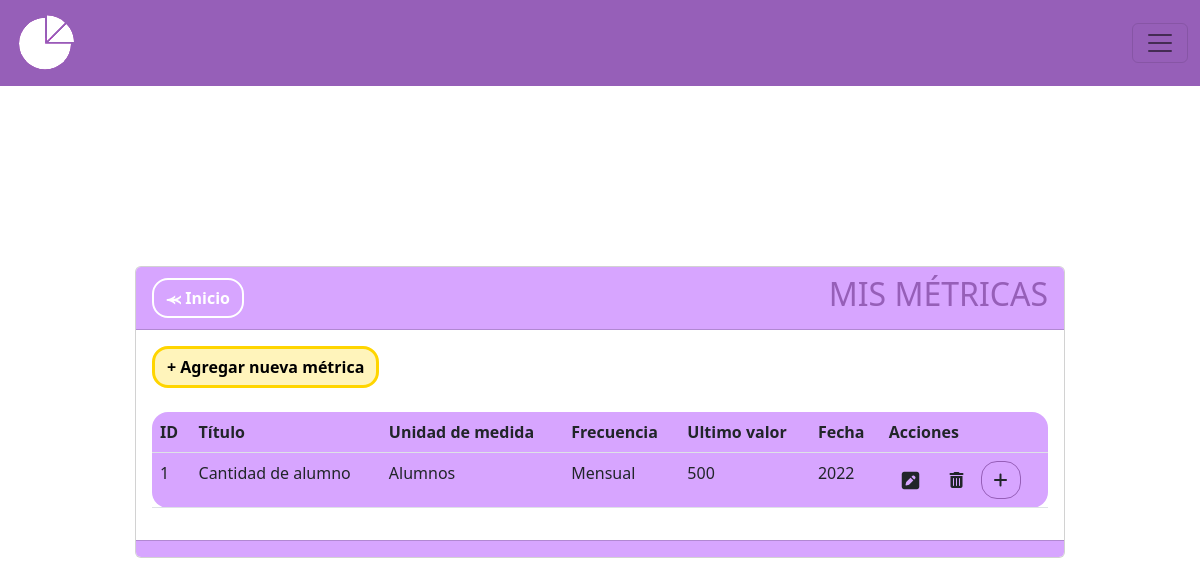
Page /metricas on the earlier database version.
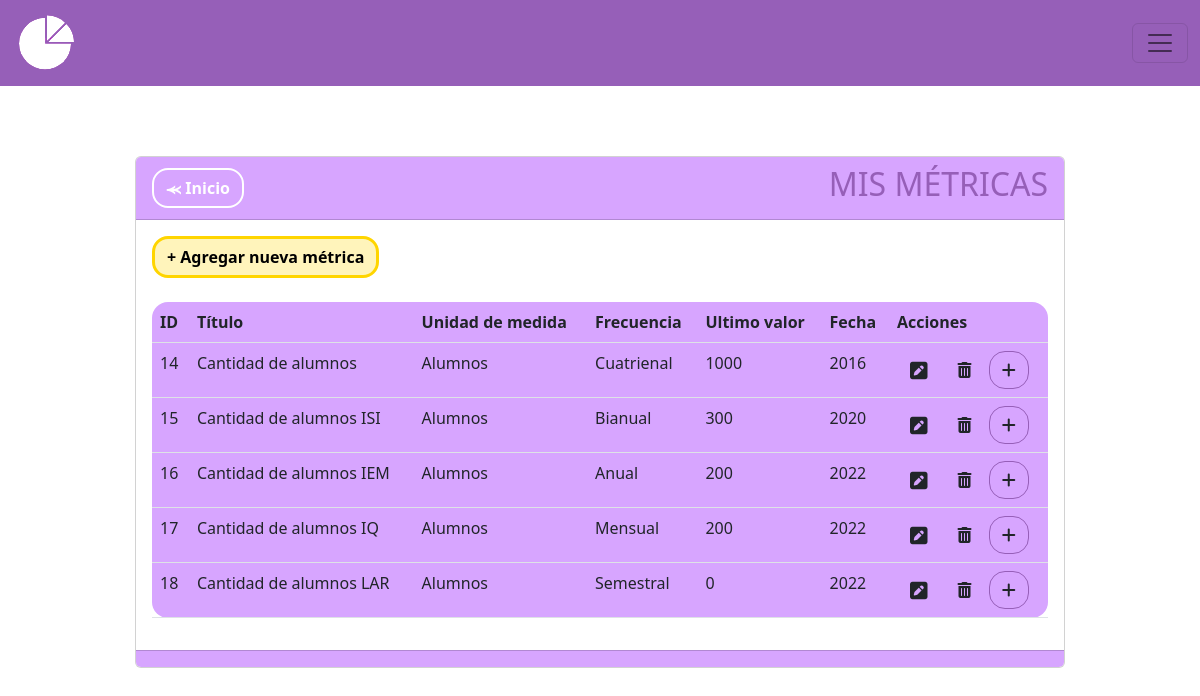
Same page on the later database version.
### MIReApp/models.py (models this page shows, shortened)
class Metrica(models.Model):
    id = models.AutoField(primary_key=True)
    titulo = models.CharField(max_length=100,
                              verbose_name='Título',
                              unique= True,
                              validators= [
                                  RegexValidator(regex= r'^[a-zA-Z\s]*$',
                                                 message="El nombre no puede contener caracteres especiales.",
                                                 code='invalid_nombre')
                              ])
    descripcion = models.TextField(max_length=100, verbose_name='Descripción', blank=True, null=True)
    unidad_medida = models.CharField(max_length=100,
                                        verbose_name='Unidad de Medida',
                                        validators= [
                                            RegexValidator(regex= r'^[a-zA-Z\s]*$',
                                                            message="La unidad de medida no puede contener caracteres especiales",
                                                            code='invalid_nombre')
                                        ])
    valor = models.IntegerField(verbose_name='Valor', validators=[MinValueValidator(0, message="El valor no puede ser negativo")], default=0)
    frecuencia = models.CharField(max_length=10, choices=FRECUENCIAS)
    year = models.PositiveIntegerField(
        verbose_name='Ingrese año:',
        validators=[validate_year]
    )
    month = models.CharField(max_length=10, verbose_name='Ingrese mes:', choices=MESES, blank=True, null=True)
    semestral = models.CharField(max_length=15, verbose_name='Ingrese semestre:', choices=SEMESTRES, blank=True, null=True,)
    year2 = models.PositiveIntegerField(
        blank=True,
        null=True,
        verbose_name='Segundo año',
    )

### MIReApp/views.py (the view)
# urls.py: path('metricas', views.metricas, name='metricas'),
def metricas(request):
    metricas = Metrica.objects.all()
    ultimos_valores = list()
    for u in metricas:
        if HistorialMetrica.objects.filter(metrica=u.id).order_by('año_historico'):
            t = list(HistorialMetrica.objects.filter(metrica=u.id).order_by('año_historico'))[-1]
            u.valor = str(t.valor_historico)
            u.year = str(t.año_historico)
    return render(request, 'metricas/index.html', {'metrica': metricas})

### MIReApp/templates/metricas/index.html (shortened to what this page needs)
{% extends "base.html" %}
{% block contenido %}
<center>
    <link rel="stylesheet" href="https://cdnjs.cloudflare.com/ajax/libs/font-awesome/6.4.2/css/all.min.css">
    <div class="col-md-10 card" style="text-align: left;">
        <div class="card-header" style="background-color: #D7A5FF;">
            <div style="display: flex; justify-content: space-between; align-items: center;">
                <span><a href="{% url 'inicio' %}" class="btn btn-secondary rounded-4 fw-bold" style="background-color: transparent; color: #ffff;border-color: #ffff;border-width: 2px;">⪻ Inicio</a></span>
                <span><h2 style="color: #965FB8">MIS MÉTRICAS</h2></span>
            </div>
        </div>
        <div class="card-body">
            <a name="" id="" class="btn fw-bold rounded-4" style="background-color: #fff4bb;color: #000000;border-color: #ffd500;border-width: 3px;" href="{% url 'crear' %}">+ Agregar nueva métrica</a>
            <br>
            <br>
            <div class="table-responsive">
                <table class="table rounded-4" style="background-color: #D7A5FF;">
                    <thead>
                        <tr>
                            <th scope="col">ID</th>
                            <th scope="col">Título</th>
                            <th scope="col">Unidad de medida</th>
                            <th scope="col">Frecuencia</th>
                            <th scope="col">Ultimo valor</th>
                            <th scope="col">Fecha</th>
                            <th scope="col">Acciones</th>
                        </tr>
                    </thead>
                    <tbody>
                        {% for metri in metrica %}
                        <tr class="">
                            <td scope="row">{{ metri.id }}</td>
                            <td>{{ metri.titulo }}</td>
                            <td>{{ metri.unidad_medida }}</td>
                            <td>{{ metri.frecuencia }}</td>
                            <td>{{ metri.valor }}</td>
                            <td>{{ metri.year }}</td>
                            <td>
                                <a name="" id="" class="btn" href="{% url 'editar' metri.id %}"><i class="fa-solid fa-square-pen fa-lg"></i></a>
                                <a name="" id="" class="btn" href="{% url 'eliminar' metri.id %}" role="button"><i class="fa-solid fa-trash-can"></i></a>
                                <a name="" id="" class="btn rounded-4" style="border-color: #965FB8" href="{% url 'historial_metrica' metri.id %}"><i class="fa-solid fa-plus"></i></a>
                            </td>
                        </tr>
                        {% endfor %}
                    </tbody>
                </table>
            </div>
        </div>
        <div class="card-footer text-muted" style="background-color: #D7A5FF;">
        </div>
    </div>
</center>
{% endblock %}

Differences in the rows shown:
removed Metrica: id "1", titulo "Cantidad de alumno", unidad_medida "Alumnos", frecuencia "Mensual", valor "500", year "2022"
added Metrica: id "14", titulo "Cantidad de alumnos", unidad_medida "Alumnos", frecuencia "Cuatrienal", valor "1000", year "2016"
added Metrica: id "15", titulo "Cantidad de alumnos ISI", unidad_medida "Alumnos", frecuencia "Bianual", valor "300", year "2020"
added Metrica: id "16", titulo "Cantidad de alumnos IEM", unidad_medida "Alumnos", frecuencia "Anual", valor "200", year "2022"
added Metrica: id "17", titulo "Cantidad de alumnos IQ", unidad_medida "Alumnos", frecuencia "Mensual", valor "200", year "2022"
added Metrica: id "18", titulo "Cantidad de alumnos LAR", unidad_medida "Alumnos", frecuencia "Semestral", valor "0", year "2022"
